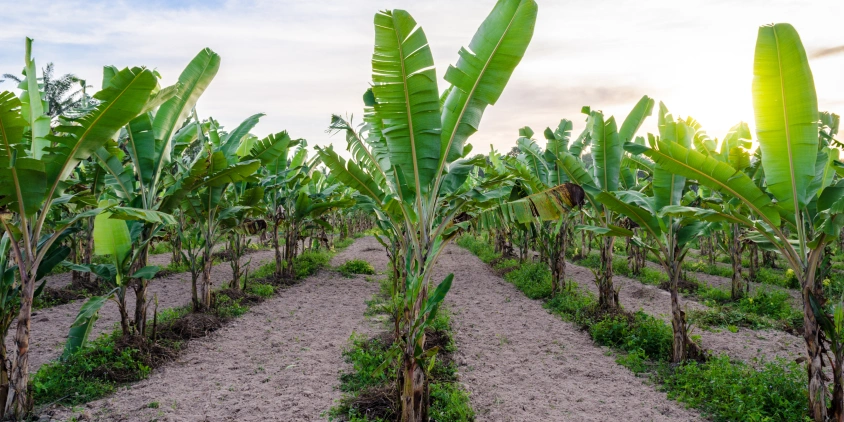
#> input picture 2_planificacion/3_evaluacion/5_proyectos/proyecto_3_visualizacion_ganaderia_agricultura/cultivo platano.webp, 844 x 422 px
$ jupyter execute proyecto_3_conteo_cultivos.ipynb
#> lines starting #> are read from the running program, lines starting #| are printed output that depends on the picture; after the words box and inside, x2 and y2 are one past the last pixel; in counts of white or black regions, pixels touching at a corner belong together
[cell 1]
import cv2 # análisis de imagenes
import numpy as np # librería experta en vectores y matrices
import matplotlib.pyplot as plt # visualizar

# 1. Cargar la imagen
img = cv2.imread("cultivo platano.webp")
#> img is the input picture: shape (422, 844, 3); mean B, G, R 105.7, 138.1, 126

# Convertir de BGR (OpenCV) a RGB (para visualización)
img_rgb = cv2.cvtColor(img, cv2.COLOR_BGR2RGB)

# 2. Convertir a HSV para segmentar el color verde
hsv = cv2.cvtColor(img, cv2.COLOR_BGR2HSV)
#> hsv: shape (422, 844, 3); mean H, S, V 62.4, 90.5, 142.3

# Rango de verdes (puede ajustarse según la iluminación)
lower_green = np.array([30, 40, 40])
upper_green = np.array([85, 255, 255])

# 3. Crear máscara para lo verde
mask = cv2.inRange(hsv, lower_green, upper_green)
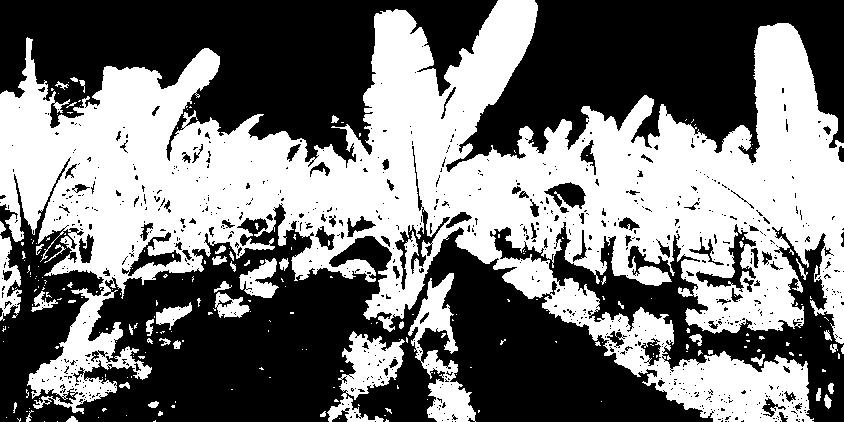
#> mask: shape (422, 844); 46.9% white; 243 white regions (195 under 20 px), largest, box (x1, y1, x2, y2) and area: (0, 0, 844, 422) 154511, (408, 273, 476, 422) 3709, (327, 331, 405, 422) 2962

# 4. Aplicar operaciones morfológicas para limpiar ruido
kernel = np.ones((7,7), np.uint8)
mask_clean = cv2.morphologyEx(mask, cv2.MORPH_OPEN, kernel)
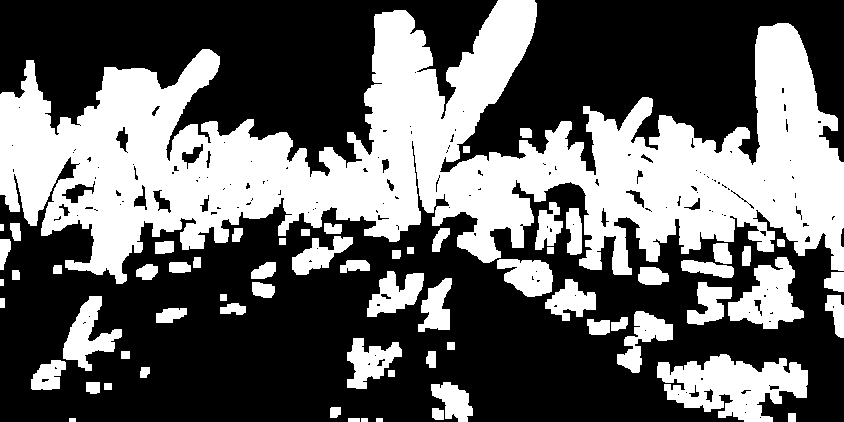
#> mask_clean: shape (422, 844); 39.4% white; 66 white regions, largest, box (x1, y1, x2, y2) and area: (0, 0, 844, 284) 107791, (657, 354, 808, 422) 6129, (728, 257, 804, 329) 2958
mask_clean = cv2.morphologyEx(mask_clean, cv2.MORPH_CLOSE, kernel)
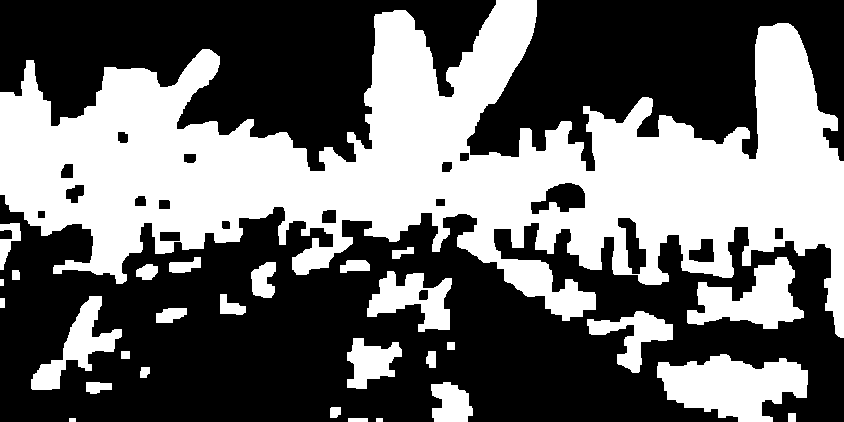
#> mask_clean: shape (422, 844); 41.6% white; 29 white regions

# 5. Detectar contornos de las plantas
contours, _ = cv2.findContours(mask_clean, cv2.RETR_EXTERNAL, cv2.CHAIN_APPROX_SIMPLE)
#> contours = 29 contours, 3 with area under 20; largest, box (x1, y1, x2, y2) and area: (0, 0, 844, 338) 123782, (657, 354, 808, 422) 6435, (687, 257, 804, 329) 4118, (367, 271, 452, 332) 2648, (31, 296, 122, 390) 2580

# 6. Dibujar contornos y contar plantas
output = img_rgb.copy()
for i, cnt in enumerate(contours):
    x, y, w, h = cv2.boundingRect(cnt)
    if w*h > 300:  # filtro para evitar ruido muy pequeño
        cv2.rectangle(output, (x,y), (x+w, y+h), (255,0,0), 2)
        cv2.putText(output, str(i+1), (x, y-5), cv2.FONT_HERSHEY_SIMPLEX,
                    0.7, (255,0,0), 2)
#> this loop made 29 passes
#> (x, y, w, h) on passes 5, 6, 7, 8, 9, 10, 13, 14, 15, 17, 18, 20: (330, 407, 11, 11), (431, 382, 42, 40), (86, 382, 26, 12), (140, 367, 10, 11), (657, 354, 151, 68), (426, 351, 10, 17), (347, 338, 55, 51), (587, 311, 86, 62), (156, 308, 31, 15), (31, 296, 91, 94), (220, 294, 26, 21), (367, 271, 85, 61)
#> (cnt, x, y, w, h) on passes 1, 2, 3, 4, 11, 12: ([[376, 418], [376, 421], [382, 421], [382, 418]], 376, 418, 7, 4), ([[348, 418], [348, 421], [367, 421], [367, 418]], 348, 418, 20, 4), ([[69, 418], [69, 421], [75, 421], [75, 418]], 69, 418, 7, 4), ([[788, 413], [788, 421], [795, 421], [795, 413]], 788, 413, 8, 9), ([[121, 351], [121, 358], [129, 358], [129, 351]], 121, 351, 9, 8), ([[447, 342], [447, 349], [454, 349], [454, 342]], 447, 342, 8, 8)
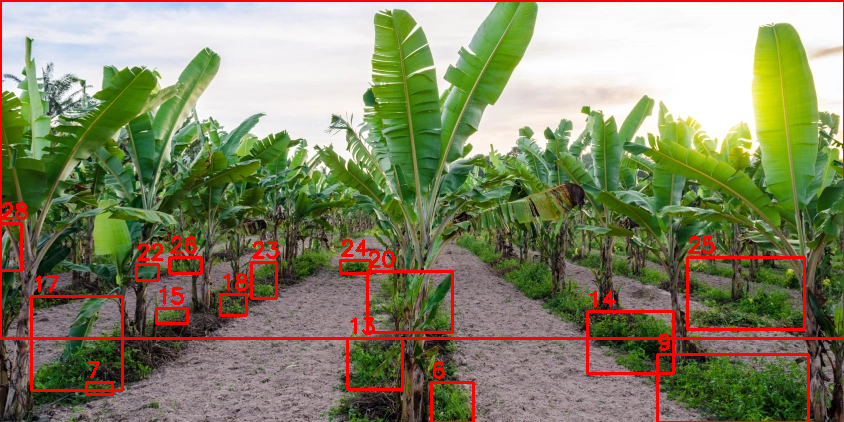
#> output: shape (422, 844, 3); mean R, G, B 132.8, 133.4, 101.8

print("Número de plantas detectadas:", len(contours))
#| Número de plantas detectadas: 29

# 7. Mostrar resultados
plt.figure(figsize=(15,5))
plt.subplot(1,3,1); plt.title("Imagen Original"); plt.imshow(img_rgb); plt.axis("off")
plt.subplot(1,3,2); plt.title("Máscara Verde"); plt.imshow(mask_clean, cmap="gray"); plt.axis("off")
plt.subplot(1,3,3); plt.title("Plantas Detectadas"); plt.imshow(output); plt.axis("off")
plt.savefig(r"C:\Users\marco\Downloads\deteccion_plantas.png")
plt.show()

# Sobre la librería OpenCV

Excelente pregunta 👌. Te cuento:

La librería **OpenCV (Open Source Computer Vision Library)**, que se importa en Python como `cv2`, es uno de los paquetes más completos para el **procesamiento de imágenes y visión por computadora**.

### 🔎 ¿Qué es OpenCV?

* Es una librería de código abierto creada inicialmente por Intel.
* Está diseñada para aplicaciones de **visión artificial** y **aprendizaje automático**.
* Permite procesar imágenes, reconocer patrones, detectar objetos, analizar movimiento y trabajar con cámaras en tiempo real.
* Funciona en C++, Python, Java y otros lenguajes.

---

### 🚜 Potencialidad de OpenCV en **Ingeniería Agropecuaria**, particularmente en Caucasia, Antioquia

El Bajo Cauca antioqueño es una región con gran actividad agrícola (arroz, maíz, cacao, plátano, yuca, ganadería) y un fuerte interés en modernizar procesos productivos. Ahí OpenCV puede jugar un papel muy importante:

#### 1. **Monitoreo de cultivos con drones**

* Procesamiento de imágenes aéreas tomadas con drones.
* Identificación de **áreas afectadas por plagas, malezas o sequías**.
* Análisis del **índice de vegetación (NDVI)** para evaluar la salud de las plantas.
* Segmentación de parcelas para optimizar uso de agua y fertilizantes.

#### 2. **Clasificación y calidad de productos agrícolas**

* Uso de visión artificial para **clasificar frutas, granos o semillas** según tamaño, color y madurez.
* Detectar defectos en productos antes de empacarlos.
* Estandarización en procesos de comercialización local e internacional.

#### 3. **Ganadería inteligente**

* Reconocimiento visual para **contar ganado** automáticamente.
* Monitoreo de la **condición corporal de bovinos** usando imágenes o videos.
* Detección temprana de enfermedades a partir de patrones en piel, ojos o comportamiento.

#### 4. **Agricultura de precisión**

* Identificación de **estrés hídrico** en cultivos mediante análisis de coloración en hojas.
* Mapas de calor sobre parcelas para determinar la variabilidad espacial.
* Detección automática de **malezas** para reducir el uso indiscriminado de herbicidas.

#### 5. **Sistemas de riego inteligentes**

* Cámaras que analicen el color y textura del suelo para decidir cuándo activar riego.
* Control de caudales con visión artificial para optimizar agua en zonas con alta temperatura, como Caucasia.

---

### 📚 Ejemplo simple en Python con OpenCV

Detectar zonas verdes en una imagen de cultivo:

[cell 2]
import cv2
import numpy as np
import matplotlib.pyplot as plt

# Cargar imagen
img = cv2.imread("cultivo platano.webp")
img_rgb = cv2.cvtColor(img, cv2.COLOR_BGR2RGB)

# Convertir a espacio HSV
hsv = cv2.cvtColor(img, cv2.COLOR_BGR2HSV)

# Rango de color verde
lower_green = np.array([35, 50, 50])
upper_green = np.array([85, 255, 255])

# Crear máscara para áreas verdes
mask = cv2.inRange(hsv, lower_green, upper_green)
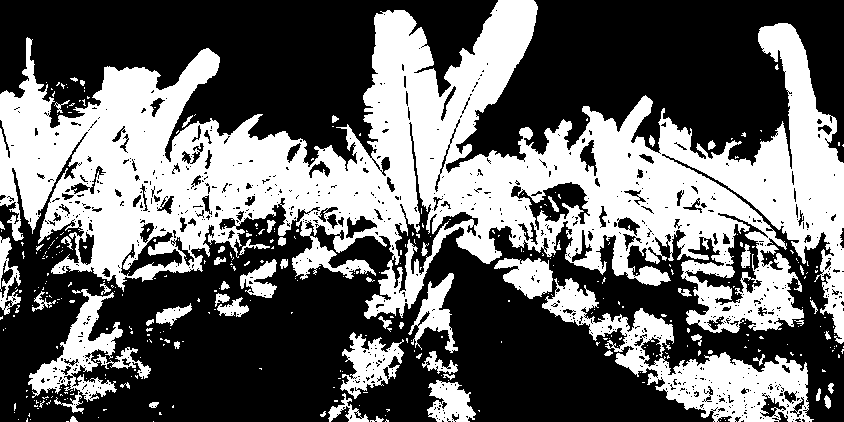
#> mask: shape (422, 844); 40.9% white; 386 white regions (326 under 20 px), largest, box (x1, y1, x2, y2) and area: (0, 0, 844, 344) 117816, (542, 278, 814, 422) 10826, (28, 289, 123, 414) 3833
res = cv2.bitwise_and(img_rgb, img_rgb, mask=mask)
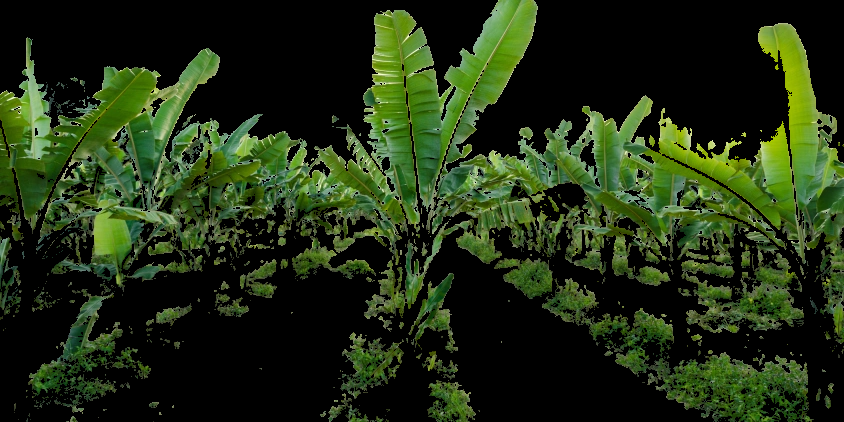
#> res: shape (422, 844, 3); mean R, G, B 32.6, 46.8, 19.2

# Mostrar resultados
plt.subplot(2,1,1);
plt.title("Imagen Original");
plt.imshow(img_rgb)
plt.axis('off')


plt.subplot(2,1,2);
plt.title("Áreas Verdes Detectadas");
plt.imshow(res)
plt.axis('off')
plt.show()
